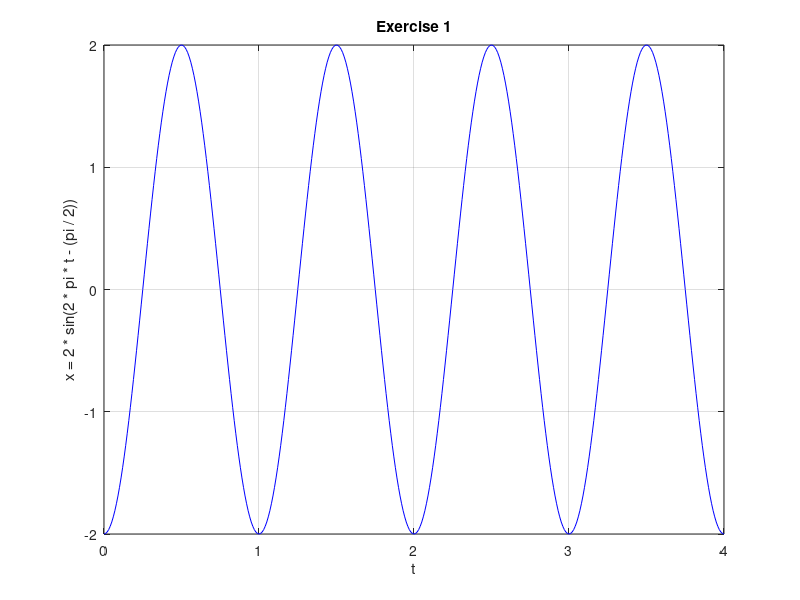

This figure's MATLAB source:
function exercise_1()
    t = 0:0.01:4;
    x = 2 * sin(2 * pi * t - (pi / 2));
    plot(t, x, '-b');
    grid
    title('Exercise 1')
    xlabel('t')
    ylabel('x = 2 * sin(2 * pi * t - (pi / 2))')
end